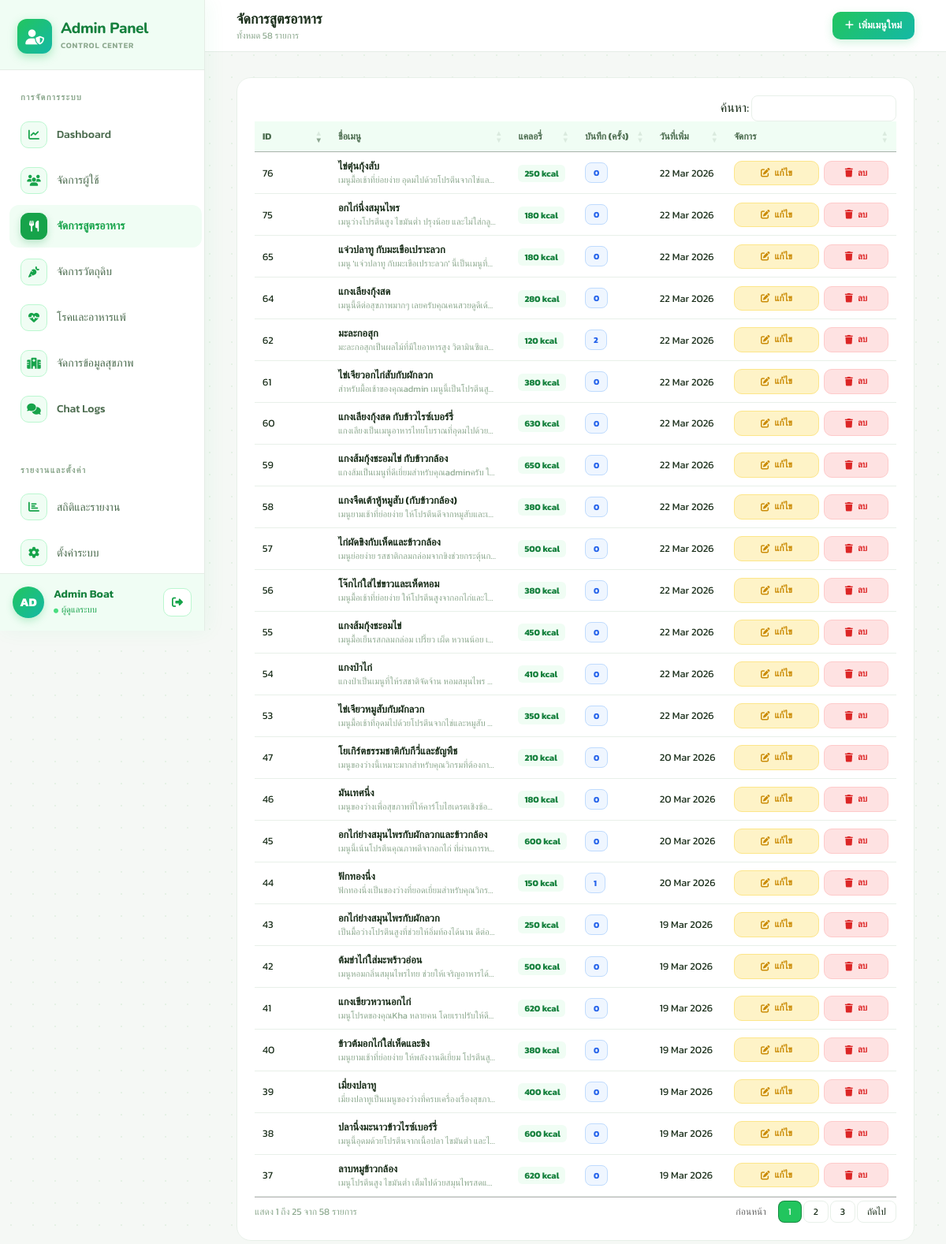
Screenshot of /admin/admin_recipes.php (signed in) with the database file from the repository.
### tables this page shows
CREATE TABLE `users` (
  `id` int(11) NOT NULL,
  `username` varchar(50) NOT NULL,
  `email` varchar(100) NOT NULL,
  `password_hash` text NOT NULL,
  `otp_code` varchar(6) DEFAULT NULL,
  `otp_expires_at` datetime DEFAULT NULL,
  `created_at` timestamp NOT NULL DEFAULT current_timestamp(),
  `first_name` varchar(100) DEFAULT NULL,
  `last_name` varchar(100) DEFAULT NULL,
  `birth_date` date DEFAULT NULL,
  `profile_image` text DEFAULT NULL,
  `role` int(1) DEFAULT 0
);

CREATE TABLE `recipes` (
  `id` int(11) NOT NULL,
  `title` varchar(200) NOT NULL,
  `description` text DEFAULT NULL,
  `ingredients` text DEFAULT NULL,
  `instructions` text NOT NULL,
  `servings` int(11) DEFAULT 1,
  `image` varchar(255) DEFAULT NULL,
  `created_by` int(11) DEFAULT NULL,
  `created_at` timestamp NOT NULL DEFAULT current_timestamp(),
  `calories` int(11) DEFAULT 0,
  `view_count` int(11) DEFAULT 0
);

### admin/admin_recipes.php (the view, shortened to what this page needs)
<?php
include '../config/connect.php';
$recipes_sql = "
    SELECT r.id, r.title, r.description, r.instructions, r.calories, r.image, r.created_at,
           (SELECT COUNT(*) FROM meal_logs WHERE recipe_id = r.id) as log_count
    FROM recipes r
    ORDER BY r.created_at DESC
";
$recipes = $conn->query($recipes_sql)->fetch_all(MYSQLI_ASSOC);
$total = count($recipes);
?>
<!DOCTYPE html>
<html lang="th">
<head>
<script src="https://cdn.tailwindcss.com"></script>
<link rel="stylesheet" href="https://cdnjs.cloudflare.com/ajax/libs/font-awesome/6.4.0/css/all.min.css">
<link rel="stylesheet" href="https://cdn.datatables.net/1.13.7/css/jquery.dataTables.min.css">
<link rel="stylesheet" href="https://cdn.datatables.net/buttons/2.4.2/css/buttons.dataTables.min.css">
<link href="https://cdn.jsdelivr.net/npm/select2@4.1.0-rc.0/dist/css/select2.min.css" rel="stylesheet" />
</head>
<body>
<?php include '../includes/sidebar_admin.php' ?>
<div class="page-wrap">
  <header class="topbar">
    <div style="flex:1;">
      <div style="font-family:'Nunito',sans-serif;font-size:1.1rem;font-weight:800;color:var(--txt);">จัดการสูตรอาหาร</div>
      <div style="font-size:.72rem;color:var(--muted);">ทั้งหมด <?= number_format($total) ?> รายการ</div>
    </div>
    <a href="admin_add_recipes.php" class="btn btn-green">
      <i class="fas fa-plus"></i> เพิ่มเมนูใหม่
    </a>
  </header>
  <main style="padding:2rem 2.5rem;">
    <div class="card">
      <div style="overflow-x:auto;">
        <table id="recipesTable" class="table" style="width:100%;">
          <thead>
            <tr>
              <th style="width:60px;">ID</th>
              <th>ชื่อเมนู</th>
              <th>แคลอรี่</th>
              <th>บันทึก (ครั้ง)</th>
              <th>วันที่เพิ่ม</th>
              <th style="width:180px;">จัดการ</th>
            </tr>
          </thead>
          <tbody>
            <?php foreach ($recipes as $r): ?>
            <tr>
              <td><?= $r['id'] ?></td>
              <td>
                <div style="font-weight:600;color:var(--txt);"><?= htmlspecialchars($r['title']) ?></div>
                <div style="font-size:.7rem;color:var(--muted);white-space:nowrap;overflow:hidden;text-overflow:ellipsis;max-width:200px;">
                  <?= htmlspecialchars($r['description'] ?? '-') ?>
                </div>
              </td>
              <td><span style="background:var(--g50);color:var(--g700);padding:3px 8px;border-radius:6px;font-size:.7rem;font-weight:700;"><?= $r['calories'] ?> kcal</span></td>
              <td><span class="badge" style="background:#eff6ff;color:#2563eb;border:1px solid #bfdbfe;"><?= $r['log_count'] ?></span></td>
              <td data-order="<?= strtotime($r['created_at']) ?>"><?= date('j M Y', strtotime($r['created_at'])) ?></td>
              <td>
                <div style="display:flex; gap:6px; flex-wrap:wrap;">
                  <button onclick='openEditModal(<?= json_encode($r, JSON_HEX_APOS | JSON_HEX_QUOT) ?>)' class="btn btn-sm" style="background:#fef3c7;color:#ca8a04;border:1px solid #fde68a;flex:1;justify-content:center;">
                    <i class="fas fa-edit"></i> แก้ไข
                  </button>
                  <form method="POST" style="margin:0; display:flex; flex:1;" onsubmit="return confirm('ยืนยันการลบสูตรอาหารนี้?');">
                    <button type="submit" class="btn btn-sm" style="background:#fee2e2;color:#dc2626;border:1px solid #fecaca;width:100%;justify-content:center;">
                      <i class="fas fa-trash"></i> ลบ
                    </button>
                  </form>
                </div>
              </td>
            </tr>
            <?php endforeach; ?>
          </tbody>
        </table>
      </div>
    </div>
  </main>
</div>
</body>
</html>

### includes/sidebar_admin.php (shortened to what this page needs)
<?php
$current_page = basename($_SERVER['PHP_SELF']);
$sb_admin_username = "Admin";
$sb_admin_profile_image = "";
if (isset($_SESSION['user_id']) && isset($conn)) {
    $sb_adm_sql = "SELECT username, profile_image FROM users WHERE id = ?";
    $sb_adm_stmt = $conn->prepare($sb_adm_sql);
    $sb_adm_stmt->bind_param("i", $_SESSION['user_id']);
    $sb_adm_stmt->execute();
    $sb_adm_res = $sb_adm_stmt->get_result()->fetch_assoc();
    if ($sb_adm_res) {
        $sb_admin_username = !empty($sb_adm_res['username']) ? $sb_adm_res['username'] : 'Admin';
        $sb_admin_profile_image = $sb_adm_res['profile_image'] ?? '';
    }
}
$sb_admin_initials = mb_strtoupper(mb_substr($sb_admin_username, 0, 2));
?>
<aside class="sidebar" id="adminSidebar">
  <a href="admin_dashboard.php" class="sb-logo">
    <div class="sb-logo-icon"><i class="fas fa-user-shield" style="color: #ffffff;"></i></div>
    <div>
      <div class="sb-logo-text">Admin Panel</div>
      <div class="sb-logo-sub">Control Center</div>
    </div>
  </a>
  <nav class="sb-nav scroll-box">
    <div class="sb-label">การจัดการระบบ</div>
    <a href="admin_dashboard.php" class="nav-item <?php echo ($current_page === 'admin_dashboard.php') ? 'active' : ''; ?>">
      <span class="ni"><i class="fas fa-chart-line"></i></span>
      <span>Dashboard</span>
    </a>
    <a href="admin_users.php" class="nav-item <?php echo ($current_page === 'admin_users.php') ? 'active' : ''; ?>">
      <span class="ni"><i class="fas fa-users"></i></span>
      <span>จัดการผู้ใช้</span>
    </a>
    <a href="admin_recipes.php" class="nav-item <?php echo ($current_page === 'admin_recipes.php') ? 'active' : ''; ?>">
      <span class="ni"><i class="fas fa-utensils"></i></span>
      <span>จัดการสูตรอาหาร</span>
    </a>
    <a href="admin_ingredients.php" class="nav-item <?php echo ($current_page === 'admin_ingredients.php') ? 'active' : ''; ?>">
      <span class="ni"><i class="fas fa-carrot"></i></span>
      <span>จัดการวัตถุดิบ</span>
    </a>
    <a href="admin_health_data.php" class="nav-item <?php echo ($current_page === 'admin_health_data.php') ? 'active' : ''; ?>">
      <span class="ni"><i class="fas fa-heartbeat"></i></span>
      <span>โรคและอาหารแพ้</span>
    </a>
    <a href="admin_goals.php" class="nav-item <?php echo ($current_page === 'admin_goals.php') ? 'active' : ''; ?>">
      <span class="ni"><i class="fa-solid fa-hospital"></i></span>
      <span>จัดการข้อมูลสุขภาพ</span>
    </a>
    <a href="admin_chat_logs.php" class="nav-item <?php echo ($current_page === 'admin_chat_logs.php') ? 'active' : ''; ?>">
      <span class="ni"><i class="fas fa-comments"></i></span>
      <span>Chat Logs</span>
    </a>
    <div class="sb-label">รายงานและตั้งค่า</div>
    <a href="admin_analytics.php" class="nav-item <?php echo ($current_page === 'admin_analytics.php') ? 'active' : ''; ?>">
      <span class="ni"><i class="fas fa-chart-bar"></i></span>
      <span>สถิติและรายงาน</span>
    </a>
    <a href="admin_settings.php" class="nav-item <?php echo ($current_page === 'admin_settings.php') ? 'active' : ''; ?>">
      <span class="ni"><i class="fas fa-cog"></i></span>
      <span>ตั้งค่าระบบ</span>
    </a>
  </nav>
  <div class="sb-user">
    <div class="sb-av">
      <?php if ($sb_admin_profile_image && file_exists("../public/uploads/avatars/" . $sb_admin_profile_image)): ?>
        <img src="../public/uploads/avatars/<?= htmlspecialchars($sb_admin_profile_image) ?>?t=<?= time() ?>" alt="<?= htmlspecialchars($sb_admin_username) ?>">
      <?php else: ?>
        <?= htmlspecialchars($sb_admin_initials ?: 'A') ?>
      <?php endif; ?>
    </div>
    <div style="min-width:0; flex:1;">
      <div class="sb-un" title="<?= htmlspecialchars($sb_admin_username) ?>">
        <?= htmlspecialchars($sb_admin_username) ?>
      </div>
      <div class="sb-user-role">
        <i class="fas fa-circle" style="font-size:6px !important;color:#4ade80;vertical-align:middle;margin-right:4px;"></i>ผู้ดูแลระบบ
      </div>
    </div>
    <a href="../pages/logout.php" class="logout-btn" title="ออกจากระบบ" onclick="confirmLogout(event, this.href)">
      <i class="fas fa-sign-out-alt"></i>
    </a>
  </div>
</aside>

### admin/admin_recipes.php (style rules this page uses)
:root { --g50:#f0fdf4;--g100:#dcfce7;--g200:#bbf7d0;--g300:#86efac;--g400:#4ade80;--g500:#22c55e;--g600:#16a34a;--g700:#15803d;--bg:#f5f8f5;--card:#fff;--bdr:#e8f0e9;--txt:#1a2e1a;--sub:#4b6b4e;--muted:#8da98f;--sb-w:260px; }
* { box-sizing:border-box;margin:0;padding:0; }
body { font-family:'Kanit',sans-serif;background:var(--bg);color:var(--txt);min-height:100vh;display:flex; }
body::before { content:'';position:fixed;inset:0;pointer-events:none;z-index:0;background-image:radial-gradient(circle,#c8e6c9 1px,transparent 1px);background-size:28px 28px;opacity:.35; }
.page-wrap { margin-left:var(--sb-w);flex:1;position:relative;z-index:1;min-width:0; }
.topbar { height:66px;background:rgba(255,255,255,.95);backdrop-filter:blur(12px);border-bottom:1px solid #e5ede6;display:flex;align-items:center;padding:0 2.5rem;gap:14px;position:sticky;top:0;z-index:50; }
.card { background:#fff;border:1px solid var(--bdr);border-radius:18px;padding:22px; }
.table { width:100%;font-size:.8rem; }
.table th { text-align:left;padding:12px 10px;background:var(--g50);color:var(--sub);font-weight:600;border-bottom:2px solid var(--g200);font-size:.75rem; }
.table td { padding:12px 10px;border-bottom:1px solid var(--bdr); }
.btn { padding:8px 16px;border-radius:10px;font-size:.78rem;font-weight:600;cursor:pointer;transition:all .18s;display:inline-flex;align-items:center;gap:6px;border:none;text-decoration:none; }
.btn-sm { padding:6px 12px;font-size:.72rem; }
.btn-green { background:linear-gradient(135deg,var(--g500),#14b8a6);color:#fff;box-shadow:0 4px 12px rgba(34,197,94,.2); }
.badge { font-size:.68rem;font-weight:700;padding:4px 10px;border-radius:8px;display:inline-block; }

### rows the page displays
users: username "AD", username "Admin Boat"
recipes: id "76", title "ไข่ตุ๋นกุ้งสับ", description "เมนูมื้อเช้าที่ย่อยง่าย อุดมไปด้วยโปรตีนจากไข่แล…", calories "250", log_count "0", created_at "22 Mar 2026"
recipes: id "75", title "อกไก่นึ่งสมุนไพร", description "เมนูว่างโปรตีนสูง ไขมันต่ำ ปรุงน้อย และไม่ใส่กลู…", calories "180", log_count "0", created_at "22 Mar 2026"
recipes: id "65", title "แจ่วปลาทู กับมะเขือเปราะลวก", description "เมนู 'แจ่วปลาทู กับมะเขือเปราะลวก' นี้เป็นเมนูที่…", calories "180", log_count "0", created_at "22 Mar 2026"
recipes: id "64", title "แกงเลียงกุ้งสด", description "เมนูนี้ดีต่อสุขภาพมากๆ เลยครับคุณคนสวยดูดีเด้…", calories "280", log_count "0", created_at "22 Mar 2026"
recipes: id "62", title "มะละกอสุก", description "มะละกอสุกเป็นผลไม้ที่มีใยอาหารสูง วิตามินซีแล…", calories "120", log_count "2", created_at "22 Mar 2026"
recipes: id "61", title "ไข่เจียวอกไก่สับกับผักลวก", description "สำหรับมื้อเช้าของคุณadmin เมนูนี้เป็นโปรตีนสู…", calories "380", log_count "0", created_at "22 Mar 2026"
recipes: id "59", title "แกงส้มกุ้งชะอมไข่ กับข้าวกล้อง", description "แกงส้มเป็นเมนูที่ดีเยี่ยมสำหรับคุณadminครับ ใ…", calories "650", log_count "0", created_at "22 Mar 2026"
recipes: id "60", title "แกงเลียงกุ้งสด กับข้าวไรซ์เบอร์รี่", description "แกงเลียงเป็นเมนูอาหารไทยโบราณที่อุดมไปด้วย…", calories "630", log_count "0", created_at "22 Mar 2026"
recipes: id "58", title "แกงจืดเต้าหู้หมูสับ (กับข้าวกล้อง)", description "เมนูยามเช้าที่ย่อยง่าย ให้โปรตีนดีจากหมูสับและเ…", calories "380", log_count "0", created_at "22 Mar 2026"
recipes: id "56", title "โจ๊กไก่ใส่ไข่ขาวและเห็ดหอม", description "เมนูมื้อเช้าที่ย่อยง่าย ให้โปรตีนสูงจากอกไก่และไ…", calories "380", log_count "0", created_at "22 Mar 2026"
recipes: id "57", title "ไก่ผัดขิงกับเห็ดและข้าวกล้อง", description "เมนูย่อยง่าย รสชาติกลมกล่อมจากขิงช่วยกระตุ้นก…", calories "500", log_count "0", created_at "22 Mar 2026"
recipes: id "53", title "ไข่เจียวหมูสับกับผักลวก", description "เมนูมื้อเช้าที่อุดมไปด้วยโปรตีนจากไข่และหมูสับ…", calories "350", log_count "0", created_at "22 Mar 2026"
recipes: id "54", title "แกงป่าไก่", description "แกงป่าเป็นเมนูที่ให้รสชาติจัดจ้าน หอมสมุนไพร…", calories "410", log_count "0", created_at "22 Mar 2026"
recipes: id "55", title "แกงส้มกุ้งชะอมไข่", description "เมนูมื้อเย็นรสกลมกล่อม เปรี้ยว เผ็ด หวานน้อย เ…", calories "450", log_count "0", created_at "22 Mar 2026"
recipes: id "47", title "โยเกิร์ตธรรมชาติกับกีวี่และธัญพืช", description "เมนูของว่างนี้เหมาะมากสำหรับคุณวิกรมที่ต้องกา…", calories "210", log_count "0", created_at "20 Mar 2026"
recipes: id "46", title "มันเทศนึ่ง", description "เมนูของว่างเพื่อสุขภาพที่ให้คาร์โบไฮเดรตเชิงซ้อ…", calories "180", log_count "0", created_at "20 Mar 2026"
recipes: id "44", title "ฟักทองนึ่ง", description "ฟักทองนึ่งเป็นของว่างที่ยอดเยี่ยมสำหรับคุณวิกร…", calories "150", log_count "1", created_at "20 Mar 2026"
recipes: id "45", title "อกไก่ย่างสมุนไพรกับผักลวกและข้าวกล้อง", description "เมนูนี้เน้นโปรตีนคุณภาพดีจากอกไก่ ที่ผ่านการห…", calories "600", log_count "0", created_at "20 Mar 2026"
recipes: id "40", title "ข้าวต้มอกไก่ใส่เห็ดและขิง", description "เมนูยามเช้าที่ย่อยง่าย ให้พลังงานดีเยี่ยม โปรตีนสู…", calories "380", log_count "0", created_at "19 Mar 2026"
recipes: id "41", title "แกงเขียวหวานอกไก่", description "เมนูโปรดของคุณKha หลายคน โดยเราปรับให้ดี…", calories "620", log_count "0", created_at "19 Mar 2026"
recipes: id "42", title "ต้มข่าไก่ใส่มะพร้าวอ่อน", description "เมนูหอมกลิ่นสมุนไพรไทย ช่วยให้เจริญอาหารได้…", calories "500", log_count "0", created_at "19 Mar 2026"
recipes: id "43", title "อกไก่ย่างสมุนไพรกับผักลวก", description "เป็นมื้อว่างโปรตีนสูงที่ช่วยให้อิ่มท้องได้นาน ดีต่อ…", calories "250", log_count "0", created_at "19 Mar 2026"
recipes: id "37", title "ลาบหมูข้าวกล้อง", description "เมนูโปรตีนสูง ไขมันต่ำ เต็มไปด้วยสมุนไพรสดแ…", calories "620", log_count "0", created_at "19 Mar 2026"
recipes: id "38", title "ปลานึ่งมะนาวข้าวไรซ์เบอร์รี่", description "เมนูนี้อุดมด้วยโปรตีนจากเนื้อปลา ไขมันต่ำ และไ…", calories "600", log_count "0", created_at "19 Mar 2026"
recipes: id "39", title "เมี่ยงปลาทู", description "เมี่ยงปลาทูเป็นเมนูของว่างที่ครบเครื่องเรื่องสุขภา…", calories "400", log_count "0", created_at "19 Mar 2026"

### other values shown
$total "58"
